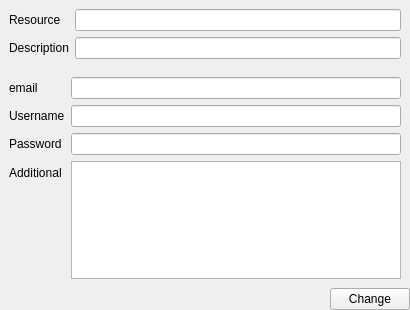
<?xml version="1.0" encoding="UTF-8"?>
<ui version="4.0">
 <class>ResourceWidget</class>
 <widget class="QWidget" name="ResourceWidget">
  <property name="geometry">
   <rect>
    <x>0</x>
    <y>0</y>
    <width>410</width>
    <height>310</height>
   </rect>
  </property>
  <property name="windowTitle">
   <string>Form</string>
  </property>
  <layout class="QVBoxLayout" name="verticalLayout">
   <property name="spacing">
    <number>0</number>
   </property>
   <property name="leftMargin">
    <number>0</number>
   </property>
   <property name="topMargin">
    <number>0</number>
   </property>
   <property name="rightMargin">
    <number>0</number>
   </property>
   <property name="bottomMargin">
    <number>0</number>
   </property>
   <item>
    <widget class="QWidget" name="wgtResource" native="true">
     <layout class="QFormLayout" name="formLayout">
      <item row="0" column="0">
       <widget class="QLabel" name="lblResource">
        <property name="text">
         <string>Resource</string>
        </property>
       </widget>
      </item>
      <item row="0" column="1">
       <widget class="QLineEdit" name="lineEdit"/>
      </item>
      <item row="1" column="0">
       <widget class="QLabel" name="lblDescription">
        <property name="text">
         <string>Description</string>
        </property>
       </widget>
      </item>
      <item row="1" column="1">
       <widget class="QLineEdit" name="lineEdit_6"/>
      </item>
     </layout>
    </widget>
   </item>
   <item>
    <widget class="QWidget" name="wgtData" native="true">
     <layout class="QFormLayout" name="formLayout_2">
      <item row="0" column="0">
       <widget class="QLabel" name="lblEmail">
        <property name="text">
         <string>email</string>
        </property>
       </widget>
      </item>
      <item row="0" column="1">
       <widget class="QLineEdit" name="lineEdit_2"/>
      </item>
      <item row="1" column="0">
       <widget class="QLabel" name="lblUserName">
        <property name="text">
         <string>Username</string>
        </property>
       </widget>
      </item>
      <item row="1" column="1">
       <widget class="QLineEdit" name="lineEdit_3"/>
      </item>
      <item row="2" column="0">
       <widget class="QLabel" name="lblPassword">
        <property name="text">
         <string>Password</string>
        </property>
       </widget>
      </item>
      <item row="2" column="1">
       <widget class="QLineEdit" name="lineEdit_4"/>
      </item>
      <item row="3" column="0">
       <widget class="QLabel" name="lblAdditional">
        <property name="text">
         <string>Additional</string>
        </property>
       </widget>
      </item>
      <item row="3" column="1">
       <widget class="QTextEdit" name="textEdit">
        <property name="minimumSize">
         <size>
          <width>0</width>
          <height>50</height>
         </size>
        </property>
       </widget>
      </item>
     </layout>
    </widget>
   </item>
   <item>
    <layout class="QHBoxLayout" name="horizontalLayout_3">
     <item>
      <spacer name="horizontalSpacer">
       <property name="orientation">
        <enum>Qt::Horizontal</enum>
       </property>
       <property name="sizeHint" stdset="0">
        <size>
         <width>40</width>
         <height>20</height>
        </size>
       </property>
      </spacer>
     </item>
     <item>
      <widget class="QPushButton" name="btnChange">
       <property name="text">
        <string>Change</string>
       </property>
      </widget>
     </item>
    </layout>
   </item>
  </layout>
 </widget>
 <resources/>
 <connections/>
</ui>
